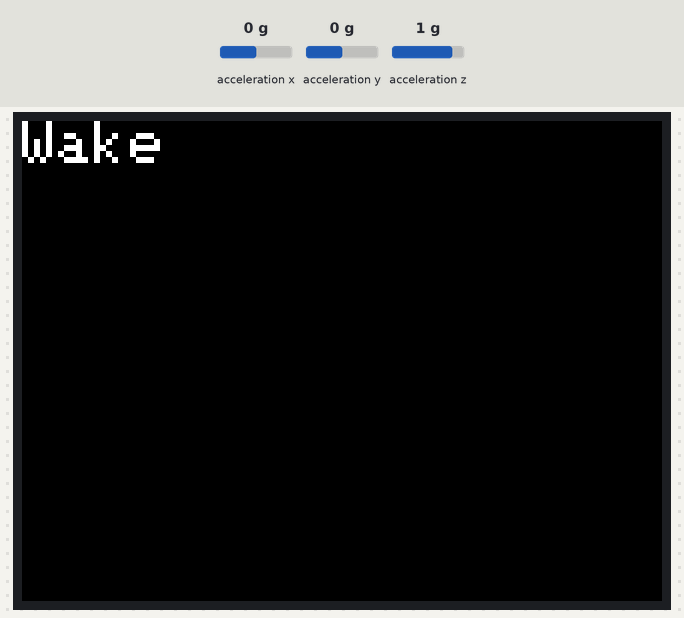
Simulated run of this sketch. Board: ESP32. Parts: 320×240 colour display. The inputs (shaded band) are chosen by the test bench; at power-on: acceleration x 0 g, acceleration y 0 g, acceleration z 1 g.

Above: at 0.3 s.
At 5.1 s:
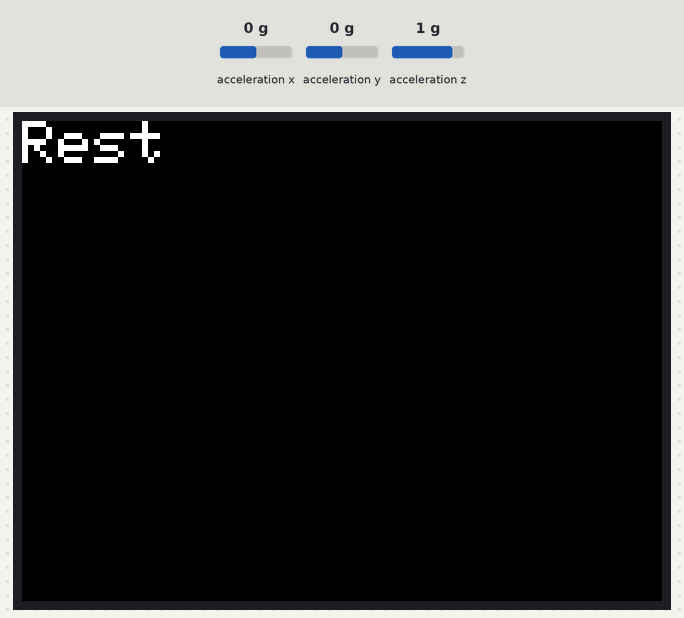

Measured:
- what the display in image 0 shows lasts 4.8 s, from 0.2 s to 5.0 s

The sketch:

sample.ino
```cpp
#define M5STACK_MPU6886

#include <M5Stack.h>

unsigned long last_wakeup;

void setup() {
  M5.begin();
  M5.Power.begin();
  M5.IMU.Init();

  M5.Lcd.fillScreen(BLACK);
  M5.Lcd.setTextSize(3);
}

void loop() {
  float acc_x, acc_y, acc_z;
  M5.IMU.getAccelData(&acc_x, &acc_y, &acc_z);

  if (abs(acc_z - 1.0) > 0.2) {
    last_wakeup = millis();
  }
  M5.Lcd.setCursor(0, 0);
  if (millis() - last_wakeup > 5000) {
    M5.Lcd.print("Rest");
  } else {
    M5.Lcd.print("Wake");
  }

  delay(1);
}
```
